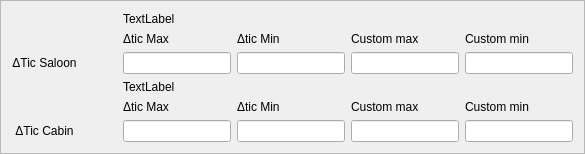
            <widget class="QFrame" name="frame_3">
             <property name="frameShape">
              <enum>QFrame::StyledPanel</enum>
             </property>
             <property name="frameShadow">
              <enum>QFrame::Raised</enum>
             </property>
             <layout class="QGridLayout" name="gridLayout">
              <item row="5" column="5">
               <widget class="QLineEdit" name="txtCustomTicMinCabin"/>
              </item>
              <item row="4" column="4">
               <widget class="QLabel" name="labelSaloonStandard_5">
                <property name="text">
                 <string>Custom max</string>
                </property>
                <property name="alignment">
                 <set>Qt::AlignLeading|Qt::AlignLeft|Qt::AlignVCenter</set>
                </property>
               </widget>
              </item>
              <item row="1" column="2">
               <widget class="QLabel" name="lblSaloonStandard_7">
                <property name="text">
                 <string>Δtic Max</string>
                </property>
                <property name="alignment">
                 <set>Qt::AlignLeading|Qt::AlignLeft|Qt::AlignVCenter</set>
                </property>
               </widget>
              </item>
              <item row="4" column="5">
               <widget class="QLabel" name="lblSaloonStandard_6">
                <property name="text">
                 <string>Custom min</string>
                </property>
                <property name="alignment">
                 <set>Qt::AlignLeading|Qt::AlignLeft|Qt::AlignVCenter</set>
                </property>
               </widget>
              </item>
              <item row="1" column="4">
               <widget class="QLabel" name="lblSaloonStandard_9">
                <property name="text">
                 <string>Custom max</string>
                </property>
                <property name="alignment">
                 <set>Qt::AlignLeading|Qt::AlignLeft|Qt::AlignVCenter</set>
                </property>
               </widget>
              </item>
              <item row="1" column="3">
               <widget class="QLabel" name="lblSaloonStandard_8">
                <property name="text">
                 <string>Δtic Min</string>
                </property>
                <property name="alignment">
                 <set>Qt::AlignLeading|Qt::AlignLeft|Qt::AlignVCenter</set>
                </property>
               </widget>
              </item>
              <item row="1" column="5">
               <widget class="QLabel" name="labelSaloonStandard_11">
                <property name="text">
                 <string>Custom min</string>
                </property>
                <property name="alignment">
                 <set>Qt::AlignLeading|Qt::AlignLeft|Qt::AlignVCenter</set>
                </property>
               </widget>
              </item>
              <item row="2" column="0">
               <widget class="QLabel" name="labelSaloonStandard_3">
                <property name="text">
                 <string>ΔTic Saloon</string>
                </property>
                <property name="alignment">
                 <set>Qt::AlignCenter</set>
                </property>
               </widget>
              </item>
              <item row="5" column="0">
               <widget class="QLabel" name="labelTicStandard">
                <property name="text">
                 <string>ΔTic Cabin</string>
                </property>
                <property name="alignment">
                 <set>Qt::AlignCenter</set>
                </property>
               </widget>
              </item>
              <item row="5" column="2">
               <widget class="QLineEdit" name="txtNormTicMaxCabin"/>
              </item>
              <item row="2" column="2">
               <widget class="QLineEdit" name="txtNormTicMaxSaloon"/>
              </item>
              <item row="2" column="3">
               <widget class="QLineEdit" name="txtNormTicMinSaloon"/>
              </item>
              <item row="5" column="3">
               <widget class="QLineEdit" name="txtNormTicMinCabin"/>
              </item>
              <item row="5" column="4">
               <widget class="QLineEdit" name="txtCustomTicMaxCabin"/>
              </item>
              <item row="4" column="2">
               <widget class="QLabel" name="labelSaloonStandard_2">
                <property name="text">
                 <string>Δtic Max</string>
                </property>
                <property name="alignment">
                 <set>Qt::AlignLeading|Qt::AlignLeft|Qt::AlignVCenter</set>
                </property>
               </widget>
              </item>
              <item row="4" column="3">
               <widget class="QLabel" name="labelSaloonStandard_4">
                <property name="text">
                 <string>Δtic Min</string>
                </property>
                <property name="alignment">
                 <set>Qt::AlignLeading|Qt::AlignLeft|Qt::AlignVCenter</set>
                </property>
               </widget>
              </item>
              <item row="2" column="4">
               <widget class="QLineEdit" name="txtCustomTicMaxSaloon"/>
              </item>
              <item row="2" column="5">
               <widget class="QLineEdit" name="txtCustomTicMinSaloon"/>
              </item>
              <item row="2" column="1">
               <spacer name="horizontalSpacer">
                <property name="orientation">
                 <enum>Qt::Horizontal</enum>
                </property>
                <property name="sizeHint" stdset="0">
                 <size>
                  <width>40</width>
                  <height>20</height>
                 </size>
                </property>
               </spacer>
              </item>
              <item row="0" column="2">
               <widget class="QLabel" name="lblSaloonStandard">
                <property name="text">
                 <string>TextLabel</string>
                </property>
               </widget>
              </item>
              <item row="3" column="2">
               <widget class="QLabel" name="lblCabinStandard">
                <property name="text">
                 <string>TextLabel</string>
                </property>
               </widget>
              </item>
             </layout>
            </widget>
